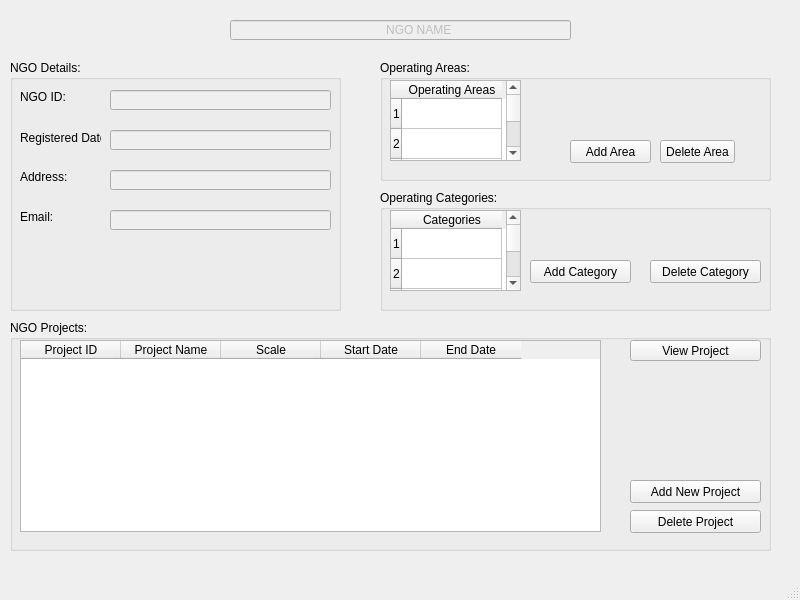
<?xml version="1.0" encoding="UTF-8"?>
<ui version="4.0">
 <class>MainWindow</class>
 <widget class="QMainWindow" name="MainWindow">
  <property name="geometry">
   <rect>
    <x>0</x>
    <y>0</y>
    <width>800</width>
    <height>600</height>
   </rect>
  </property>
  <property name="windowTitle">
   <string>NGO Data</string>
  </property>
  <widget class="QWidget" name="centralwidget">
   <widget class="QLineEdit" name="lineEdit">
    <property name="enabled">
     <bool>false</bool>
    </property>
    <property name="geometry">
     <rect>
      <x>230</x>
      <y>20</y>
      <width>341</width>
      <height>20</height>
     </rect>
    </property>
    <property name="text">
     <string>                                              NGO NAME</string>
    </property>
   </widget>
   <widget class="QGroupBox" name="groupBox">
    <property name="geometry">
     <rect>
      <x>10</x>
      <y>60</y>
      <width>331</width>
      <height>251</height>
     </rect>
    </property>
    <property name="title">
     <string>NGO Details:</string>
    </property>
    <widget class="QLabel" name="label">
     <property name="geometry">
      <rect>
       <x>10</x>
       <y>30</y>
       <width>47</width>
       <height>13</height>
      </rect>
     </property>
     <property name="text">
      <string>NGO ID:</string>
     </property>
    </widget>
    <widget class="QLabel" name="label_2">
     <property name="geometry">
      <rect>
       <x>10</x>
       <y>70</y>
       <width>81</width>
       <height>16</height>
      </rect>
     </property>
     <property name="text">
      <string>Registered Date:</string>
     </property>
    </widget>
    <widget class="QLabel" name="label_3">
     <property name="geometry">
      <rect>
       <x>10</x>
       <y>110</y>
       <width>47</width>
       <height>13</height>
      </rect>
     </property>
     <property name="text">
      <string>Address:</string>
     </property>
    </widget>
    <widget class="QLabel" name="label_4">
     <property name="geometry">
      <rect>
       <x>10</x>
       <y>150</y>
       <width>47</width>
       <height>13</height>
      </rect>
     </property>
     <property name="text">
      <string>Email:</string>
     </property>
    </widget>
    <widget class="QLineEdit" name="lineEdit_2">
     <property name="enabled">
      <bool>false</bool>
     </property>
     <property name="geometry">
      <rect>
       <x>100</x>
       <y>30</y>
       <width>221</width>
       <height>20</height>
      </rect>
     </property>
    </widget>
    <widget class="QLineEdit" name="lineEdit_3">
     <property name="enabled">
      <bool>false</bool>
     </property>
     <property name="geometry">
      <rect>
       <x>100</x>
       <y>70</y>
       <width>221</width>
       <height>20</height>
      </rect>
     </property>
    </widget>
    <widget class="QLineEdit" name="lineEdit_4">
     <property name="enabled">
      <bool>false</bool>
     </property>
     <property name="geometry">
      <rect>
       <x>100</x>
       <y>110</y>
       <width>221</width>
       <height>20</height>
      </rect>
     </property>
    </widget>
    <widget class="QLineEdit" name="lineEdit_5">
     <property name="enabled">
      <bool>false</bool>
     </property>
     <property name="geometry">
      <rect>
       <x>100</x>
       <y>150</y>
       <width>221</width>
       <height>20</height>
      </rect>
     </property>
    </widget>
   </widget>
   <widget class="QGroupBox" name="groupBox_2">
    <property name="geometry">
     <rect>
      <x>10</x>
      <y>320</y>
      <width>761</width>
      <height>231</height>
     </rect>
    </property>
    <property name="title">
     <string>NGO Projects:</string>
    </property>
    <widget class="QPushButton" name="NewProjectButton">
     <property name="geometry">
      <rect>
       <x>620</x>
       <y>160</y>
       <width>131</width>
       <height>23</height>
      </rect>
     </property>
     <property name="text">
      <string>Add New Project</string>
     </property>
    </widget>
    <widget class="QPushButton" name="ProjectViewButton">
     <property name="geometry">
      <rect>
       <x>620</x>
       <y>20</y>
       <width>131</width>
       <height>21</height>
      </rect>
     </property>
     <property name="text">
      <string>View Project</string>
     </property>
    </widget>
    <widget class="QPushButton" name="DeleteButton">
     <property name="geometry">
      <rect>
       <x>620</x>
       <y>190</y>
       <width>131</width>
       <height>23</height>
      </rect>
     </property>
     <property name="text">
      <string>Delete Project</string>
     </property>
    </widget>
    <widget class="QTableWidget" name="tableWidget">
     <property name="geometry">
      <rect>
       <x>10</x>
       <y>20</y>
       <width>581</width>
       <height>192</height>
      </rect>
     </property>
     <column>
      <property name="text">
       <string>Project ID</string>
      </property>
     </column>
     <column>
      <property name="text">
       <string>Project Name</string>
      </property>
     </column>
     <column>
      <property name="text">
       <string>Scale</string>
      </property>
     </column>
     <column>
      <property name="text">
       <string>Start Date</string>
      </property>
     </column>
     <column>
      <property name="text">
       <string>End Date</string>
      </property>
     </column>
    </widget>
   </widget>
   <widget class="QGroupBox" name="groupBox_3">
    <property name="geometry">
     <rect>
      <x>380</x>
      <y>60</y>
      <width>391</width>
      <height>121</height>
     </rect>
    </property>
    <property name="title">
     <string>Operating Areas:</string>
    </property>
    <widget class="QTableWidget" name="tableWidget_2">
     <property name="geometry">
      <rect>
       <x>10</x>
       <y>20</y>
       <width>131</width>
       <height>81</height>
      </rect>
     </property>
     <property name="rowCount">
      <number>6</number>
     </property>
     <row/>
     <row/>
     <row/>
     <row/>
     <row/>
     <row/>
     <column>
      <property name="text">
       <string>Operating Areas</string>
      </property>
     </column>
    </widget>
    <widget class="QPushButton" name="pushButton_4">
     <property name="geometry">
      <rect>
       <x>190</x>
       <y>80</y>
       <width>81</width>
       <height>23</height>
      </rect>
     </property>
     <property name="text">
      <string>Add Area</string>
     </property>
    </widget>
    <widget class="QPushButton" name="pushButton_5">
     <property name="geometry">
      <rect>
       <x>280</x>
       <y>80</y>
       <width>75</width>
       <height>23</height>
      </rect>
     </property>
     <property name="text">
      <string>Delete Area</string>
     </property>
    </widget>
   </widget>
   <widget class="QGroupBox" name="groupBox_4">
    <property name="geometry">
     <rect>
      <x>380</x>
      <y>190</y>
      <width>391</width>
      <height>121</height>
     </rect>
    </property>
    <property name="title">
     <string>Operating Categories:</string>
    </property>
    <widget class="QTableWidget" name="tableWidget_3">
     <property name="geometry">
      <rect>
       <x>10</x>
       <y>20</y>
       <width>131</width>
       <height>81</height>
      </rect>
     </property>
     <property name="rowCount">
      <number>6</number>
     </property>
     <row/>
     <row/>
     <row/>
     <row/>
     <row/>
     <row/>
     <column>
      <property name="text">
       <string>Categories</string>
      </property>
     </column>
    </widget>
    <widget class="QPushButton" name="pushButton_6">
     <property name="geometry">
      <rect>
       <x>150</x>
       <y>70</y>
       <width>101</width>
       <height>23</height>
      </rect>
     </property>
     <property name="text">
      <string>Add Category</string>
     </property>
    </widget>
    <widget class="QPushButton" name="pushButton_7">
     <property name="geometry">
      <rect>
       <x>270</x>
       <y>70</y>
       <width>111</width>
       <height>23</height>
      </rect>
     </property>
     <property name="text">
      <string>Delete Category</string>
     </property>
    </widget>
   </widget>
  </widget>
  <widget class="QMenuBar" name="menubar">
   <property name="geometry">
    <rect>
     <x>0</x>
     <y>0</y>
     <width>800</width>
     <height>21</height>
    </rect>
   </property>
  </widget>
  <widget class="QStatusBar" name="statusbar"/>
 </widget>
 <resources/>
 <connections/>
</ui>
